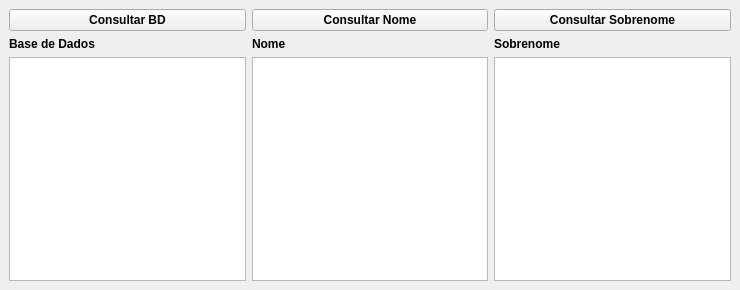
<?xml version="1.0" encoding="UTF-8"?>
<ui version="4.0">
 <class>MainWindow</class>
 <widget class="QMainWindow" name="MainWindow">
  <property name="windowModality">
   <enum>Qt::NonModal</enum>
  </property>
  <property name="geometry">
   <rect>
    <x>0</x>
    <y>0</y>
    <width>740</width>
    <height>290</height>
   </rect>
  </property>
  <property name="windowTitle">
   <string>MainWindow</string>
  </property>
  <widget class="QWidget" name="centralwidget">
   <layout class="QGridLayout" name="gridLayout">
    <item row="2" column="1">
     <widget class="QListView" name="lstNome"/>
    </item>
    <item row="1" column="1">
     <widget class="QLabel" name="lblNome">
      <property name="font">
       <font>
        <bold>true</bold>
       </font>
      </property>
      <property name="text">
       <string>Nome</string>
      </property>
     </widget>
    </item>
    <item row="1" column="0">
     <widget class="QLabel" name="lblBd">
      <property name="font">
       <font>
        <bold>true</bold>
       </font>
      </property>
      <property name="text">
       <string>Base de Dados</string>
      </property>
     </widget>
    </item>
    <item row="2" column="0">
     <widget class="QTableView" name="tbvTabela"/>
    </item>
    <item row="2" column="2">
     <widget class="QListView" name="lstSobrenome"/>
    </item>
    <item row="1" column="2">
     <widget class="QLabel" name="lblSobrenome">
      <property name="font">
       <font>
        <bold>true</bold>
       </font>
      </property>
      <property name="text">
       <string>Sobrenome</string>
      </property>
     </widget>
    </item>
    <item row="0" column="0">
     <widget class="QPushButton" name="btnConsultarBD">
      <property name="font">
       <font>
        <bold>true</bold>
       </font>
      </property>
      <property name="text">
       <string>Consultar BD</string>
      </property>
     </widget>
    </item>
    <item row="0" column="1">
     <widget class="QPushButton" name="btnConsultarNome">
      <property name="font">
       <font>
        <bold>true</bold>
       </font>
      </property>
      <property name="text">
       <string>Consultar Nome</string>
      </property>
     </widget>
    </item>
    <item row="0" column="2">
     <widget class="QPushButton" name="btnConsultarSobrenome">
      <property name="font">
       <font>
        <bold>true</bold>
       </font>
      </property>
      <property name="text">
       <string>Consultar Sobrenome</string>
      </property>
     </widget>
    </item>
   </layout>
  </widget>
 </widget>
 <resources/>
 <connections/>
</ui>
